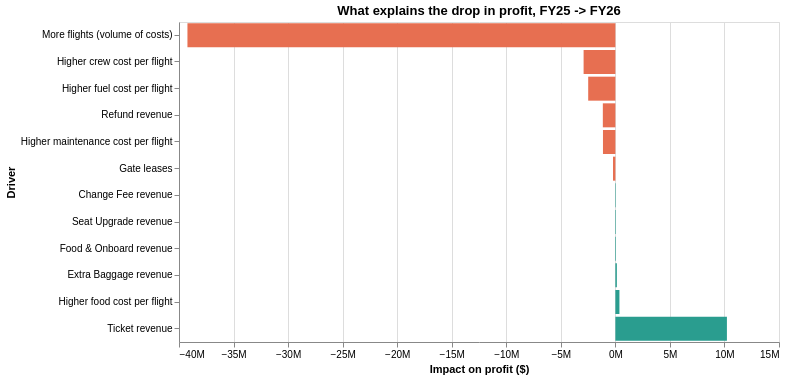

Here is the notebook cell this chart was saved with:
### Code cell
alt.Chart(q1d.reset_index().rename(columns={"index": "Driver"})).mark_bar().encode(
    y=alt.Y("Driver:N", sort="x"),
    x=alt.X("Profit_Impact:Q", axis=alt.Axis(format="~s"), title="Impact on profit ($)"),
    color=alt.condition(alt.datum.Profit_Impact >= 0, alt.value("#2A9D8F"), alt.value("#E76F51")),
    tooltip=["Driver", alt.Tooltip("Profit_Impact:Q", format=",.0f")]
).properties(title="What explains the drop in profit, FY25 -> FY26", width=600, height=320)

### Figure 1 — Vega-Lite specification as saved in the notebook (floating-point values rounded to 4 significant figures)
{"config": {"view": {"continuousWidth": 300, "continuousHeight": 300}}, "data": {"name": "data-b30ebac1835fef06d8ddd12e39be2d32"}, "mark": {"type": "bar"}, "encoding": {"color": {"condition": {"test": "(datum.Profit_Impact >= 0)", "value": "#2A9D8F"}, "value": "#E76F51"}, "tooltip": [{"field": "Driver", "type": "nominal"}, {"field": "Profit_Impact", "format": ",.0f", "type": "quantitative"}], "x": {"axis": {"format": "~s"}, "field": "Profit_Impact", "title": "Impact on profit ($)", "type": "quantitative"}, "y": {"field": "Driver", "sort": "x", "type": "nominal"}}, "height": 320, "title": "What explains the drop in profit, FY25 -> FY26", "width": 600, "$schema": "https://vega.github.io/schema/vega-lite/v6.4.1.json", "datasets": {"data-b30ebac1835fef06d8ddd12e39be2d32": [{"Driver": "More flights (volume of costs)", "Profit_Impact": -39230000.0, "Share_of_Decline_%": 108.2}, {"Driver": "Higher crew cost per flight", "Profit_Impact": -2911000.0, "Share_of_Decline_%": 8.034}, {"Driver": "Higher fuel cost per flight", "Profit_Impact": -2490000.0, "Share_of_Decline_%": 6.873}, {"Driver": "Refund revenue", "Profit_Impact": -1149000.0, "Share_of_Decline_%": 3.171}, {"Driver": "Higher maintenance cost per flight", "Profit_Impact": -1136000.0, "Share_of_Decline_%": 3.136}, {"Driver": "Gate leases", "Profit_Impact": -216500.0, "Share_of_Decline_%": 0.5975}, {"Driver": "Change Fee revenue", "Profit_Impact": 45850.0, "Share_of_Decline_%": -0.1265}, {"Driver": "Seat Upgrade revenue", "Profit_Impact": 50980.0, "Share_of_Decline_%": -0.1407}, {"Driver": "Food & Onboard revenue", "Profit_Impact": 58110.0, "Share_of_Decline_%": -0.1604}, {"Driver": "Extra Baggage revenue", "Profit_Impact": 137600.0, "Share_of_Decline_%": -0.3797}, {"Driver": "Higher food cost per flight", "Profit_Impact": 373100.0, "Share_of_Decline_%": -1.03}, {"Driver": "Ticket revenue", "Profit_Impact": 10230000.0, "Share_of_Decline_%": -28.22}]}}
